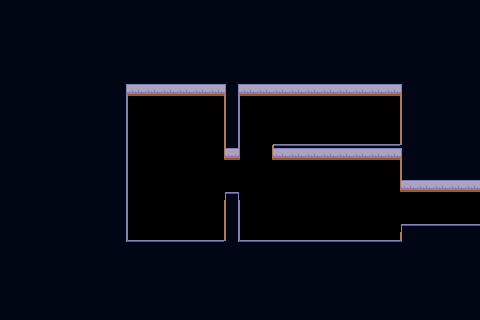

A 2D game scene composited from a Tiled map and its tileset images. What follows is a short description and the map's XML, with every tile layer's data as written:
An orthogonal 30x20 tile map with 16x16 px tiles, 1 tile layer (Tiles), 3 tilesets, 1 image layer and 1 object (Meat).

<map version="1.10" tiledversion="1.10.2" orientation="orthogonal" renderorder="right-down" width="30" height="20" tilewidth="16" tileheight="16" infinite="0" parallaxoriginx="0.5" parallaxoriginy="0.5" nextlayerid="4" nextobjectid="5">
 <editorsettings>
  <export target="level1.lua" format="lua" />
 </editorsettings>
 <properties>
  <property name="zIndex" type="int" value="320" />
 </properties>
 <tileset firstgid="1" source="office_tiles.tsx" />
 <tileset firstgid="56" source="objects.tsx" />
 <tileset firstgid="58" source="objects.tsx" />
 <imagelayer id="3" name="Image" repeatx="1" repeaty="1">
  <image source="world/floor.png" width="64" height="64" />
  <properties>
   <property name="zIndex" type="int" value="-10" />
  </properties>
 </imagelayer>
 <layer id="1" name="Tiles" width="30" height="20">
  <properties>
   <property name="zIndex" type="int" value="320" />
  </properties>
  <data encoding="csv">
13,13,13,13,13,13,13,13,13,13,13,13,13,13,13,13,13,13,13,13,13,13,13,13,13,13,13,13,13,13,
13,13,13,13,13,13,13,13,13,13,13,13,13,13,13,13,13,13,13,13,13,13,13,13,13,13,13,13,13,13,
13,13,13,13,13,13,13,13,13,13,13,13,13,13,13,13,13,13,13,13,13,13,13,13,13,13,13,13,13,13,
13,13,13,13,13,13,13,13,13,13,13,13,13,13,13,13,13,13,13,13,13,13,13,13,13,13,13,13,13,13,
13,13,13,13,13,13,13,13,13,13,13,13,13,13,13,13,13,13,13,13,13,13,13,13,13,13,13,13,13,13,
13,13,13,13,13,13,13,17,24,24,24,24,24,24,20,24,24,24,24,24,24,24,24,24,24,18,13,13,13,13,
13,13,13,13,13,13,13,14,0,0,0,0,0,0,15,0,0,0,0,0,0,0,0,0,0,12,13,13,13,13,
13,13,13,13,13,13,13,14,0,0,0,0,0,0,15,0,0,0,0,0,0,0,0,0,0,12,13,13,13,13,
13,13,13,13,13,13,13,14,0,0,0,0,0,0,15,0,0,0,0,0,0,0,0,0,0,12,13,13,13,13,
13,13,13,13,13,13,13,14,0,0,0,0,0,0,26,0,0,34,35,35,35,35,35,35,35,51,13,13,13,13,
13,13,13,13,13,13,13,14,0,0,0,0,0,0,0,0,0,0,0,0,0,0,0,0,0,12,13,13,13,13,
13,13,13,13,13,13,13,14,0,0,0,0,0,0,0,0,0,0,0,0,0,0,0,0,0,23,24,24,24,24,
13,13,13,13,13,13,13,14,0,0,0,0,0,0,4,0,0,0,0,0,0,0,0,0,0,0,0,0,0,0,
13,13,13,13,13,13,13,14,0,0,0,0,0,0,15,0,0,0,0,0,0,0,0,0,0,0,0,0,0,0,
13,13,13,13,13,13,13,14,0,0,0,0,0,0,15,0,0,0,0,0,0,0,0,0,0,1,2,2,2,2,
13,13,13,13,13,13,13,28,2,2,2,2,2,2,31,2,2,2,2,2,2,2,2,2,2,29,13,13,13,13,
13,13,13,13,13,13,13,13,13,13,13,13,13,13,13,13,13,13,13,13,13,13,13,13,13,13,13,13,13,13,
13,13,13,13,13,13,13,13,13,13,13,13,13,13,13,13,13,13,13,13,13,13,13,13,13,13,13,13,13,13,
13,13,13,13,13,13,13,13,13,13,13,13,13,13,13,13,13,13,13,13,13,13,13,13,13,13,13,13,13,13,
13,13,13,13,13,13,13,13,13,13,13,13,13,13,13,13,13,13,13,13,13,13,13,13,13,13,13,13,13,13
</data>
 </layer>
 <objectgroup id="2" name="Obj">
  <object id="4" template="meat.tx" type="Meat" x="176" y="144" />
 </objectgroup>
</map>